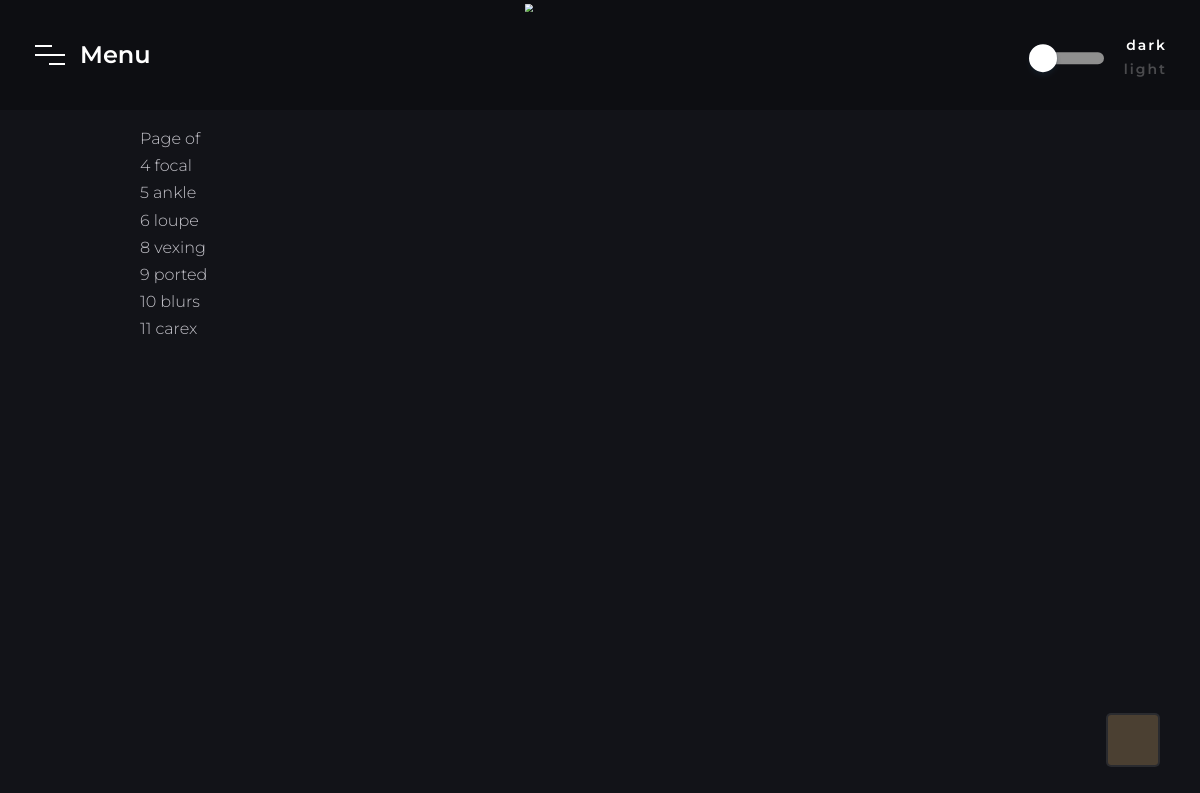
Page /wordle/ on the earlier database version.
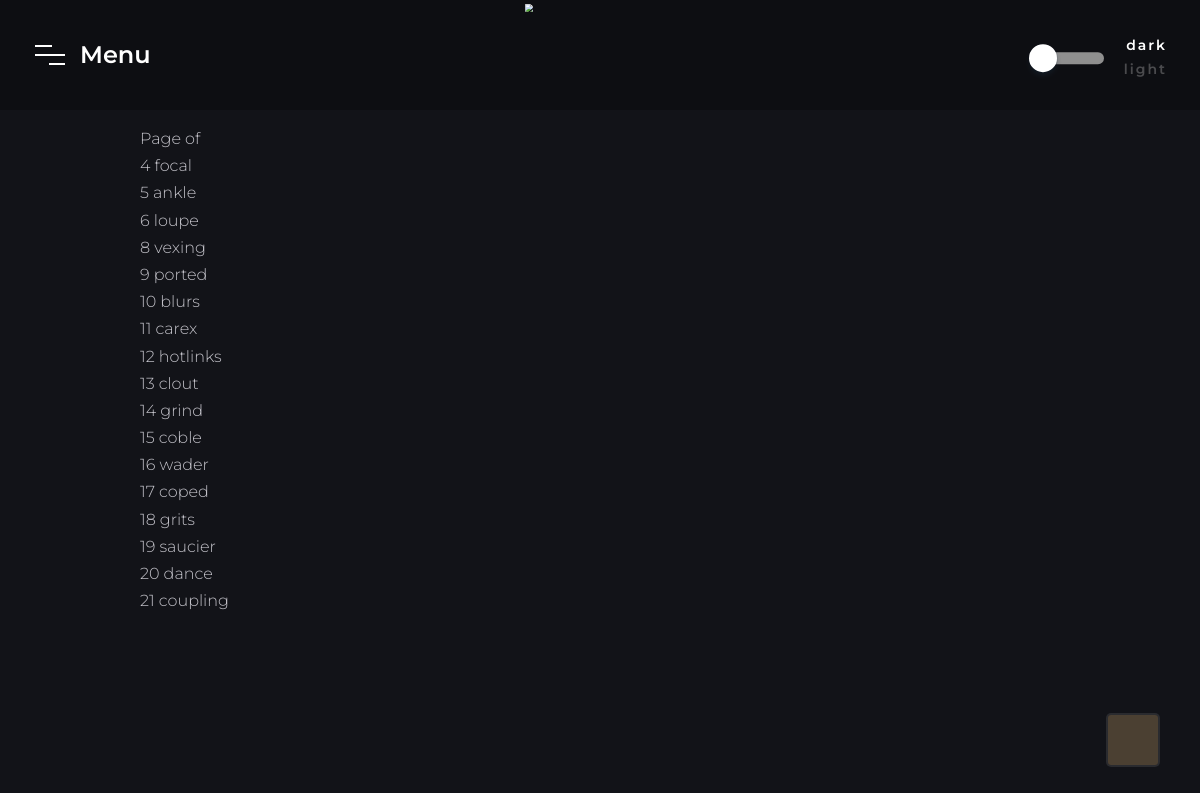
Same page on the later database version.
### wordle/models.py (models this page shows)
class WordleHistory(models.Model):
    player = models.ForeignKey(
        USER_MODEL,
        related_name="wordlehistory",
        on_delete=models.CASCADE,
        null = True
    )
    word = models.CharField(max_length=10)
    length = models.IntegerField(default=5, verbose_name="Word length")
    duplicates = models.BooleanField(default=False, verbose_name="Allow duplicate letters")
    tries = models.IntegerField(default=6, verbose_name="Guesses allowed")
    guesses_needed = models.IntegerField(null=True,blank=True)
    cleared = models.BooleanField(default=False)
    attempted_at = models.DateTimeField(auto_now_add=True)
    def __str__(self):
        return f'{self.id} {self.word}'

### wordle/views.py (the view)
# urls.py: path("", WordleHistoryList.as_view(), name="wordle_history"),
class WordleHistoryList(ListView):
    model = WordleHistory
    template_name = "wordle/history.html"

### wordle/templates/wordle/history.html (shortened to what this page needs)
{% extends 'base.html' %}
{% block content %}
  <main>
    <div class="pagination padded">
        Page {{ page_obj.number }} of {{ page_obj.paginator.num_pages }}
    </div>
    <div class="main-page-gallery">
      {% for item in wordlehistory_list %}
          <div>
            {{item}}
          </div>
      {% endfor %}
    </div>
  </main>
{% endblock content %}

### wordle/templates/base.html (shortened to what this page needs)
{% load static %}
<!DOCTYPE html>
<html lang="en">
<head>
  <link rel="stylesheet" href="{% static 'css/cat.css' %}">
  <link rel="stylesheet" href="{% static 'css/app.css' %}">
</head>
<body>
    <div class="banner">
        <img src="https://cdn.discordapp.com/attachments/1021875289644613705/1021875350529130629/Longcat.webp">
    </div>
    <header class="cd-header">
        <div class="header-wrapper">
            <div class="nav-but-wrap">
                <div class="menu-icon hover-target">
                    <span class="menu-icon__line menu-icon__line-left"></span>
                    <span class="menu-icon__line"></span>
                    <span class="menu-icon__line menu-icon__line-right"></span>
                </div>
                <div class="menu-text">
                    Menu
                </div>
            </div>
        </div>
        <div class="switch-wrap">
            <div id="switch" class="hover-target">
                <div id="circle"></div>
            </div>
            <div>
                <div class="switch-text-dark">
                dark
                </div>
                <div class="switch-text-light">
                    light
                </div>
            </div>
        </div>
    </header>
    <div class="header-backdrop">
    </div>
    {% block content %}
    {% endblock content %}
    <footer>
        <a href="{% url 'home' %}" class="link-to-page" target=”_blank”></a>
    </footer>
</body>
</html>

### wordle/static/css/cat.css (style rules this page uses)
*, *:before, *:after { position: relative; }

### wordle/static/css/app.css (style rules this page uses)
body, html { height: 100%; width: 100%; margin: 0; padding: 0; overflow: auto; }
body { font-family: 'Montserrat', sans-serif; font-weight: 300; line-height: 1.7; color: #c4c3ca; background-color: #121318; background-image: url('https://www.transparenttextures.com/patterns/grunge-wall.png'); background-position: center; background-repeat: repeat; -webkit-transition: all 300ms linear; transition: all 300ms linear; }
.cd-header { position: fixed; width: 100%; top: 0; left: 0; z-index: 100; }
.header-backdrop { position: fixed; width: 100%; background-color: rgba(0, 0, 0, 0.226); height: 110px; z-index: 40; }
.header-wrapper { position: relative; width: calc(100% - 100px); margin-left: 20px; }
.nav-but-wrap { position: relative; padding-left: 15px; padding-top: 15px; margin-top: 20px; transition: all 0.3s ease-out; width: 50%; display: grid; grid-template-columns: 45px 200px; }
.menu-icon { padding-top: 10px; height: 30px; width: 30px; position: relative; z-index: 2; cursor: pointer; display: block; }
.menu-text { font-size: 24px; color: #fff; font-weight: 600; }
.menu-icon__line { height: 2px; width: 30px; display: block; background-color: #fff; margin-bottom: 7px; cursor: pointer; -webkit-transition: background-color .5s ease, -webkit-transform .2s ease; transition: background-color .5s ease, -webkit-transform .2s ease; transition: transform .2s ease, background-color .5s ease; transition: transform .2s ease, background-color .5s ease, -webkit-transform .2s ease; }
.menu-icon__line-left { width: 16.5px; -webkit-transition: all 200ms linear; transition: all 200ms linear; }
.menu-icon__line-right { width: 16.5px; float: right; -webkit-transition: all 200ms linear; -moz-transition: all 200ms linear; -o-transition: all 200ms linear; -ms-transition: all 200ms linear; transition: all 200ms linear; }
.switch-wrap { position: absolute; top: 58px; right: 57px; z-index: 1000; transform: translateY(-50%); width: 100px; -webkit-transition: all 500ms linear; transition: all 500ms linear; margin: 0 auto; text-align: right; display: grid; grid-template-columns: 1fr 60px; }
#switch, #circle { cursor: pointer; -webkit-transition: all 300ms linear; transition: all 300ms linear; border: 4px solid #fff; right: 3px; grid-column-start: 1; }
#switch { width: 60px; height: 8px; margin: auto; text-align: center; border: 2px solid rgb(143, 143, 143); border-radius: 27px; background: rgb(143, 143, 143); position: relative; display: inline-block; }
#circle { position: absolute; top: -10px; left: -13px; width: 20px; height: 20px; border-radius: 50%; box-shadow: 0 4px 4px rgba(26, 53, 71, 0.25), 0 0 0 1px rgba(26, 53, 71, 0.07); background: #fff; }
.switch-text-dark { color: #fff; position: relative; font-weight: 600; font-size: 14px; letter-spacing: 2px; }
.switch-text-light { color: #fff; opacity: 25%; position: relative; font-weight: 600; font-size: 14px; letter-spacing: 2px; }
.link-to-page { position: fixed; bottom: 35px; right: 42px; z-index: 200; cursor: pointer; width: 50px; height: 50px; text-align: center; border-radius: 3px; background-position: center center; background-size: 80%; background-color: rgba(163, 133, 91, 0.4); background-repeat: no-repeat; background-image: url('https://cdn-icons-png.flaticon.com/512/6774/6774898.png'); box-shadow: 0 0 0 2px rgba(255, 255, 255, .1); transition: opacity .2s, border-radius .2s, box-shadow .2s; transition-timing-function: ease-out; }
main { position: absolute; top: 125px; left: 140px; right: 140px; }
.banner { position: fixed; z-index: 50; width: 100%; display: grid; grid-template-columns: 10fr 1fr 10fr; }
.banner img { display: block; transform: scale(0.5); min-width: 300px; max-width: 300px; grid-column-start: 2; }

Differences in the rows shown:
added WordleHistory: id+word "12 hotlinks"
added WordleHistory: id+word "13 clout"
added WordleHistory: id+word "14 grind"
added WordleHistory: id+word "15 coble"
added WordleHistory: id+word "16 wader"
added WordleHistory: id+word "17 coped"
added WordleHistory: id+word "18 grits"
added WordleHistory: id+word "19 saucier"
added WordleHistory: id+word "20 dance"
added WordleHistory: id+word "21 coupling"
